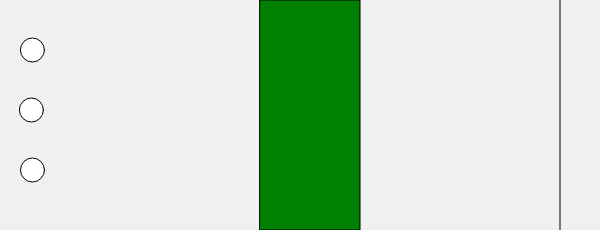
Frame 1 (no input)
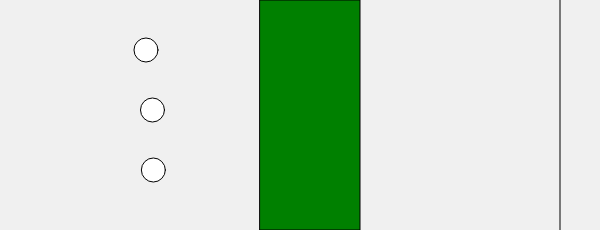
Frame 60 (no input)
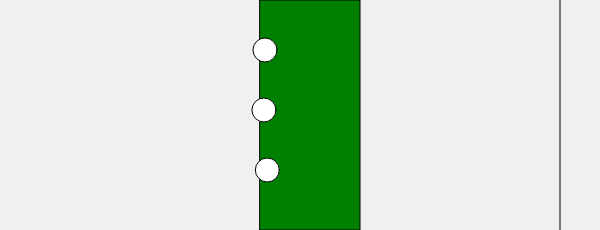
Frame 120 (the mouse pressed at the canvas centre since frame 60)

The p5.js sketch that drew these frames (run headless with seeded random() and noise() and a simulated clock; from frame 60 on, the mouse is pressed at the canvas centre):

// p5.js sketch
// ── sketch.js
let racerXs = [30, 30, 30];
let startY = 50;
let yStep = 60;
let finishX = 560;



function setup() {
  createCanvas(600, startY + yStep * racerXs.length);
}

function draw() {
  background(240);
  line(finishX, 0, finishX, height);
  fill("green");
  rect(finishX - 300, 0, 100, height);


  for (let i = 0; i < racerXs.length; i++) {
    let speed = 1;
    if (racerXs[i] > finishX - 300 && racerXs[i] < finishX - 200) {
      speed = speed * 0.5;
    }
    let y = startY + yStep * i;
    if (racerXs[i] < finishX) {
      racerXs[i] += speed * random(1, 3);
    }
    fill("white");
    circle(racerXs[i], y, 24);
  }

}
